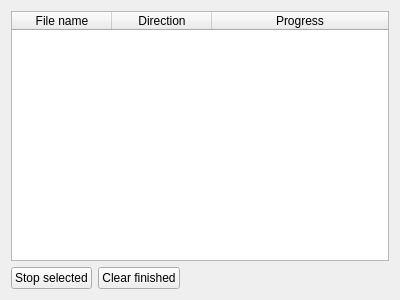
<?xml version="1.0" encoding="UTF-8"?>
<ui version="4.0">
 <class>TransferManagerWidget</class>
 <widget class="QWidget" name="TransferManagerWidget">
  <property name="geometry">
   <rect>
    <x>0</x>
    <y>0</y>
    <width>400</width>
    <height>300</height>
   </rect>
  </property>
  <property name="windowTitle">
   <string notr="true">Transfer Manager widget</string>
  </property>
  <layout class="QVBoxLayout" name="verticalLayout">
   <item>
    <widget class="QTableWidget" name="tableWidget">
     <property name="selectionMode">
      <enum>QAbstractItemView::SingleSelection</enum>
     </property>
     <property name="selectionBehavior">
      <enum>QAbstractItemView::SelectRows</enum>
     </property>
     <property name="verticalScrollMode">
      <enum>QAbstractItemView::ScrollPerPixel</enum>
     </property>
     <property name="horizontalScrollMode">
      <enum>QAbstractItemView::ScrollPerPixel</enum>
     </property>
     <attribute name="horizontalHeaderStretchLastSection">
      <bool>true</bool>
     </attribute>
     <column>
      <property name="text">
       <string>File name</string>
      </property>
     </column>
     <column>
      <property name="text">
       <string>Direction</string>
      </property>
     </column>
     <column>
      <property name="text">
       <string>Progress</string>
      </property>
     </column>
    </widget>
   </item>
   <item>
    <layout class="QHBoxLayout" name="horizontalLayout">
     <item>
      <widget class="QPushButton" name="pushButton">
       <property name="text">
        <string>Stop selected</string>
       </property>
      </widget>
     </item>
     <item>
      <widget class="QPushButton" name="pushButton_2">
       <property name="text">
        <string>Clear finished</string>
       </property>
       <property name="icon">
        <iconset resource="../res/app.qrc">
         <normaloff>:/common/cross.png</normaloff>:/common/cross.png</iconset>
       </property>
      </widget>
     </item>
     <item>
      <spacer name="horizontalSpacer">
       <property name="orientation">
        <enum>Qt::Horizontal</enum>
       </property>
       <property name="sizeHint" stdset="0">
        <size>
         <width>40</width>
         <height>20</height>
        </size>
       </property>
      </spacer>
     </item>
    </layout>
   </item>
  </layout>
 </widget>
 <resources>
  <include location="../res/app.qrc"/>
 </resources>
 <connections/>
</ui>
